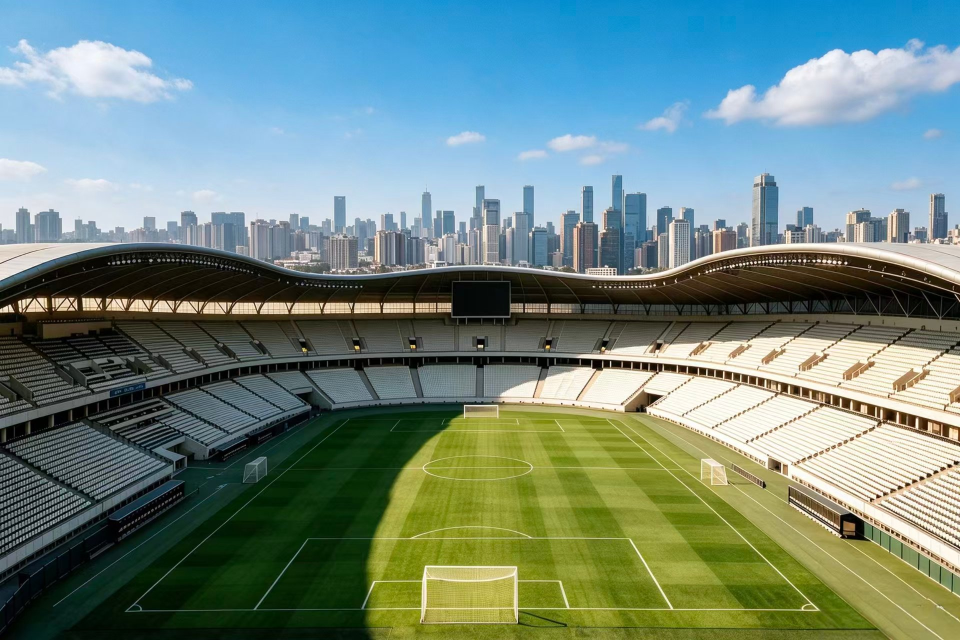
#> input picture stadium-scenes/assets/stadium-day.jpg, 1920 x 1280 px (shown at 1/2 size)
$ python check_day_assets.py
#> lines starting #> are read from the running program, lines starting #| are printed output that depends on the picture; after the words box and inside, x2 and y2 are one past the last pixel; in counts of white or black regions, pixels touching at a corner belong together
#!/usr/bin/env python
# -*- coding: utf-8 -*-
"""校验白天场景的素材：把 plate + clouds 按引擎的方式合成回去，和原图逐像素比对。

引擎画法：先画 plate（无云底板），再把 clouds.png（半分辨率）拉伸到天空带贴上。
这里完全照这个流程复现一遍，再看：
  1) 云区之外的像素差（MAE）—— 底板/天空渐变是否忠实
  2) 云区的像素差 —— 云层贴图是否还原
  3) 输出左右两段的 1:1 对照条，人工看接缝与云边缘

用法：python tools/check_day_assets.py
"""
import os

import numpy as np
from PIL import Image

HERE = os.path.dirname(os.path.abspath(__file__))
ROOT = os.path.dirname(HERE)
A_DIR = os.path.join(ROOT, "assets")
SHOTS = os.path.join(ROOT, "shots")

SKY_BOT = 0.235

orig = Image.open(os.path.join(A_DIR, "stadium-day.jpg")).convert("RGB")
#> orig is the input picture: PIL image 1920x1280 RGB; mean R, G, B 110.9, 135.2, 127.3
plate = Image.open(os.path.join(A_DIR, "plate.jpg")).convert("RGB")
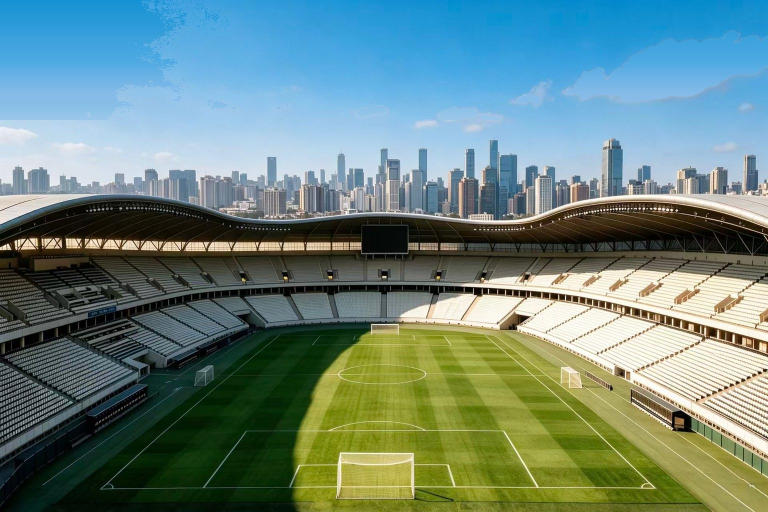
#> input picture stadium-scenes/assets/plate.jpg, 1536 x 1024 px (shown at 1/2 size)
#> plate is the input picture: PIL image 1536x1024 RGB; mean R, G, B 105.6, 133.2, 127.1
clouds = Image.open(os.path.join(A_DIR, "clouds.png")).convert("RGBA")
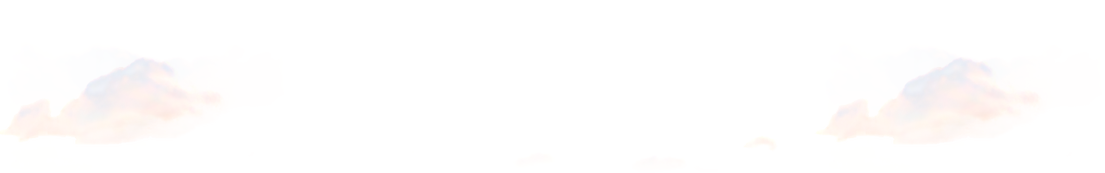
#> input picture stadium-scenes/assets/clouds.png, 1105 x 173 px
#> clouds is the input picture: PIL image 1105x173 RGBA; mean R, G, B, A 254.4, 251.6, 250.2, 20.7
W, H = plate.size
#> W = 1536; H = 1024
bw, bh = W, int(round(SKY_BOT * H))
#> bw = 1536; bh = 241

# 引擎画法：底板 + 云层（拉伸到天空带）
comp = plate.copy()
cl = clouds.resize((bw, bh), Image.BILINEAR)
comp.paste(cl, (0, 0), cl)

# 原图缩到同一个尺寸做基准
base = orig.resize((W, H), Image.LANCZOS)

o = np.asarray(base.crop((0, 0, W, bh))).astype(np.float32)
c = np.asarray(comp.crop((0, 0, W, bh))).astype(np.float32)
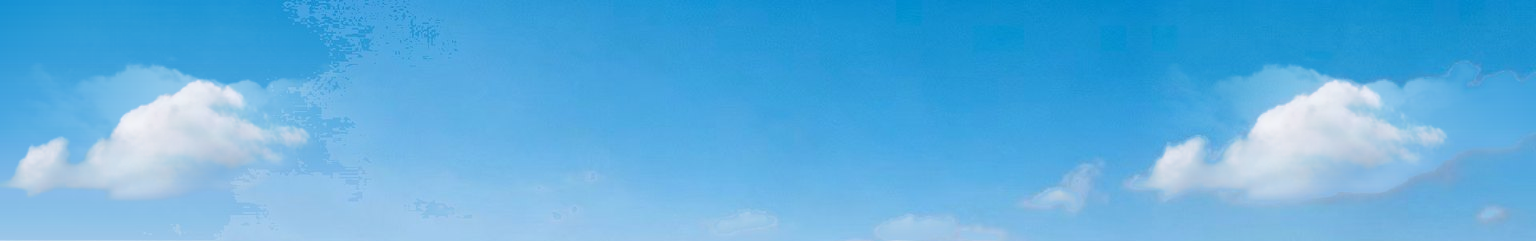
#> c: shape (241, 1536, 3) float32; mean R, G, B 94.2, 174.7, 223.6
ca = np.asarray(clouds.split()[3].resize((bw, bh), Image.BILINEAR)).astype(np.float32) / 255.0

sky = ca < 0.06
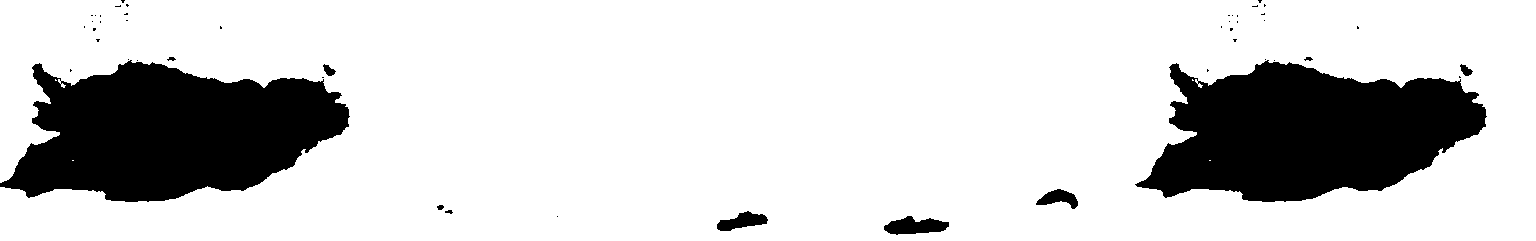
#> sky: shape (241, 1536) bool; 81.3% white; 48 black regions (37 under 20 px), largest, box (x1, y1, x2, y2) and area: (1135, 60, 1487, 202) 33571, (0, 60, 350, 202) 33564, (884, 216, 949, 235) 805
print("== 天空带 %dx%d ==" % (bw, bh))
#| == 天空带 1536x241 ==
print("   云区之外像素占比 %.1f%%，平均绝对误差 %.1f / 255" % (100 * sky.mean(), np.abs(o - c)[sky].mean()))
#|    云区之外像素占比 81.3%，平均绝对误差 5.5 / 255
cl_mask = ca > 0.55
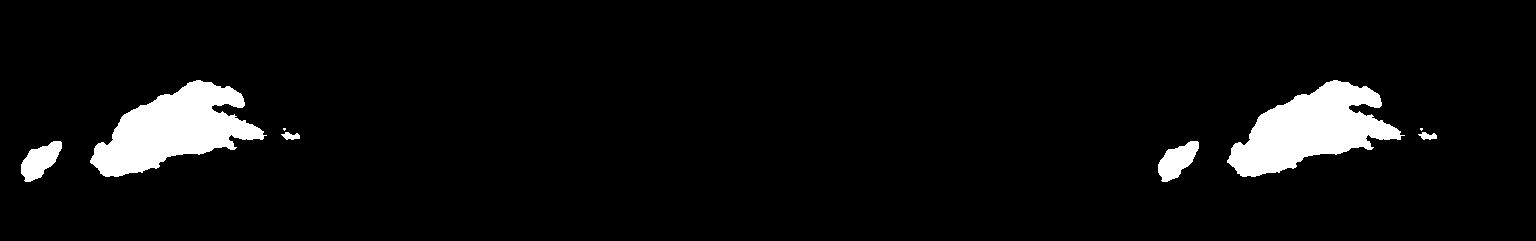
#> cl_mask: shape (241, 1536) bool; 5.4% white; 8 white regions (2 under 20 px), largest, box (x1, y1, x2, y2) and area: (1227, 80, 1405, 177) 8901, (90, 80, 267, 177) 8899, (21, 141, 62, 182) 971, (1158, 141, 1199, 182) 969, (281, 132, 300, 140) 97, (1418, 132, 1437, 140) 95
if cl_mask.sum():
    print("   浓云区（alpha>0.55）占比 %.1f%%，平均绝对误差 %.1f / 255"
          % (100 * cl_mask.mean(), np.abs(o - c)[cl_mask].mean()))
#|    浓云区（alpha>0.55）占比 5.4%，平均绝对误差 7.8 / 255

# 逐行带对比：底板天空 vs 原图天空（云区之外）
print("\n== 云区之外的平均色（原图 vs 合成） ==")
for y0, y1 in [(0.0, 0.06), (0.06, 0.12), (0.12, 0.18), (0.18, 0.235)]:
    s = slice(int(y0 * H), int(y1 * H))
    m = sky[s]
    if m.sum() > 50:
        print("   y %.3f~%.3f  原图 %s  合成 %s" % (
            y0, y1,
            o[s][m].mean(axis=0).round(0).astype(int),
            c[s][m].mean(axis=0).round(0).astype(int)))
#> this loop made 4 passes
#|    y 0.000~0.060  原图 [ 48 156 216]  合成 [ 37 152 213]
#|    y 0.060~0.120  原图 [ 73 166 222]  合成 [ 63 163 221]
#|    y 0.120~0.180  原图 [100 177 227]  合成 [ 96 176 228]
#|    y 0.180~0.235  原图 [137 191 230]  合成 [133 189 229]

# 对照条（1:1，两段各 768 宽，2 倍放大便于看边缘）
for i, x0 in enumerate((0, W // 2)):
    a = base.crop((x0, 0, x0 + W // 2, bh))
    b = comp.crop((x0, 0, x0 + W // 2, bh))
    sep = Image.new("RGB", (a.size[0], 4), (255, 255, 255))
    stack = Image.new("RGB", (a.size[0], a.size[1] * 2 + 4))
    stack.paste(a, (0, 0))
    stack.paste(sep, (0, a.size[1]))
    stack.paste(b, (0, a.size[1] + 4))
    stack = stack.resize((stack.size[0] * 2, stack.size[1] * 2), Image.NEAREST)
    p = os.path.join(SHOTS, "_dayband_%d.png" % i)
    stack.save(p)
    print("对照条 " + p + "（上：原图  下：底板+云层）")
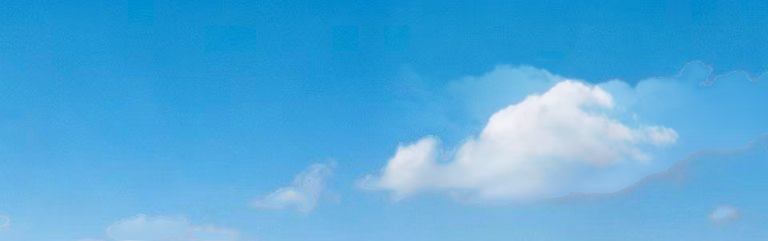
#> b: PIL image 768x241 RGB; mean R, G, B 83.3, 170, 220.6
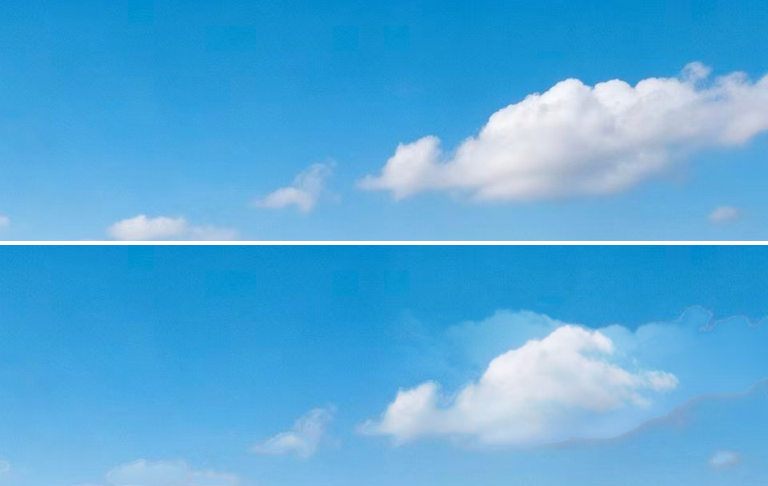
#> stack: PIL image 1536x972 RGB (shown at 1/2 size); mean R, G, B 86.4, 170.5, 219.9
